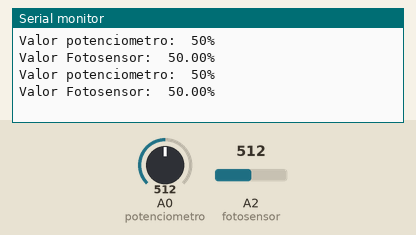
Recording of a sketch running on a simulated Arduino Nano, built with avr-gcc and run on an emulated ATmega328P. Shown: the last lines printed to the serial monitor. The test bench sets the inputs (shaded band); at power-on: A0 (potenciometro) = 512, A2 (fotosensor) = 512.

Above: at 1.2 s.
1.3 s: A0 (potenciometro) set to 490
At 2.6 s:
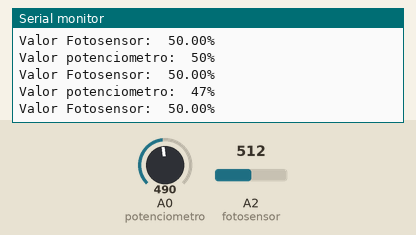
2.8 s: A2 (fotosensor) set to 490
At 3.8 s:
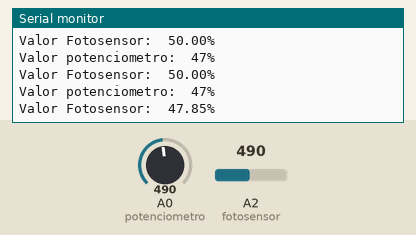
4.3 s: A0 (potenciometro) set to 510
At 5.6 s:
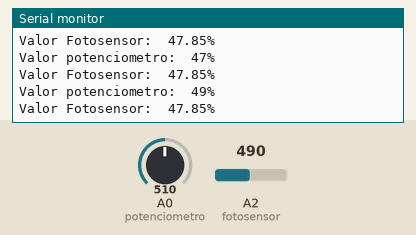
5.8 s: A2 (fotosensor) set to 510
At 6.4 s:
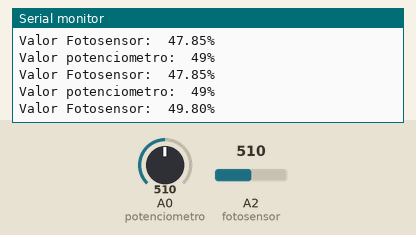
Timing chart, 0 to 8.3 s (numbered marks = the images above; inputs shaded):
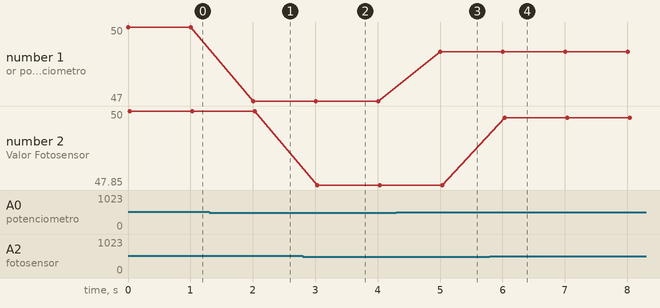

The sketch:

Practica1.ino
```cpp
int potenciometro = A0;
int fotosensor = A2;
int salida = A7;
double threshold = 500;
int porpot;
double fs;
//int brillo = 255;
//int pot=0;

void setup() {
  pinMode(potenciometro, INPUT);
  pinMode(fotosensor, INPUT);
  pinMode(salida, OUTPUT);
  Serial.begin(9600);
}

void loop() {
  int input = analogRead(fotosensor);
  threshold = ((analogRead (potenciometro)+400)/2);
  fs=analogRead(fotosensor);
  porpot=((threshold-200)/512)*100;
   if (input > threshold) {
      digitalWrite(salida, HIGH);
      //pot = analogRead (potenciometro) / 4;
      //brillo = pot/4;
      //analogWrite(salida, brillo);
   }
   else {
      digitalWrite(salida, LOW);
   }

   Serial.print("Valor potenciometro:  ");
   Serial.print(porpot);
   Serial.println("%");
   Serial.println();
   Serial.print("Valor Fotosensor:  ");
   Serial.print((fs/1024)*100);
   Serial.println("%");
   delay(1000);

}
```

Measured:
- after the input at 1.3 s, the serial monitor: prints a new line after 0.70 s (image 1)
- after the input at 2.8 s, the serial monitor: prints a new line after 0.23 s (image 2)
- after the input at 4.3 s, the serial monitor: prints a new line after 0.71 s (image 3)
- after the input at 5.8 s, the serial monitor: prints a new line after 0.24 s (image 4)
- plotted number 1: 50 → 47 after the input at 1.3 s, 47 → 49 after the input at 4.3 s
- plotted number 2: 50 → 47.85 after the input at 2.8 s, 47.85 → 49.8 after the input at 5.8 s
